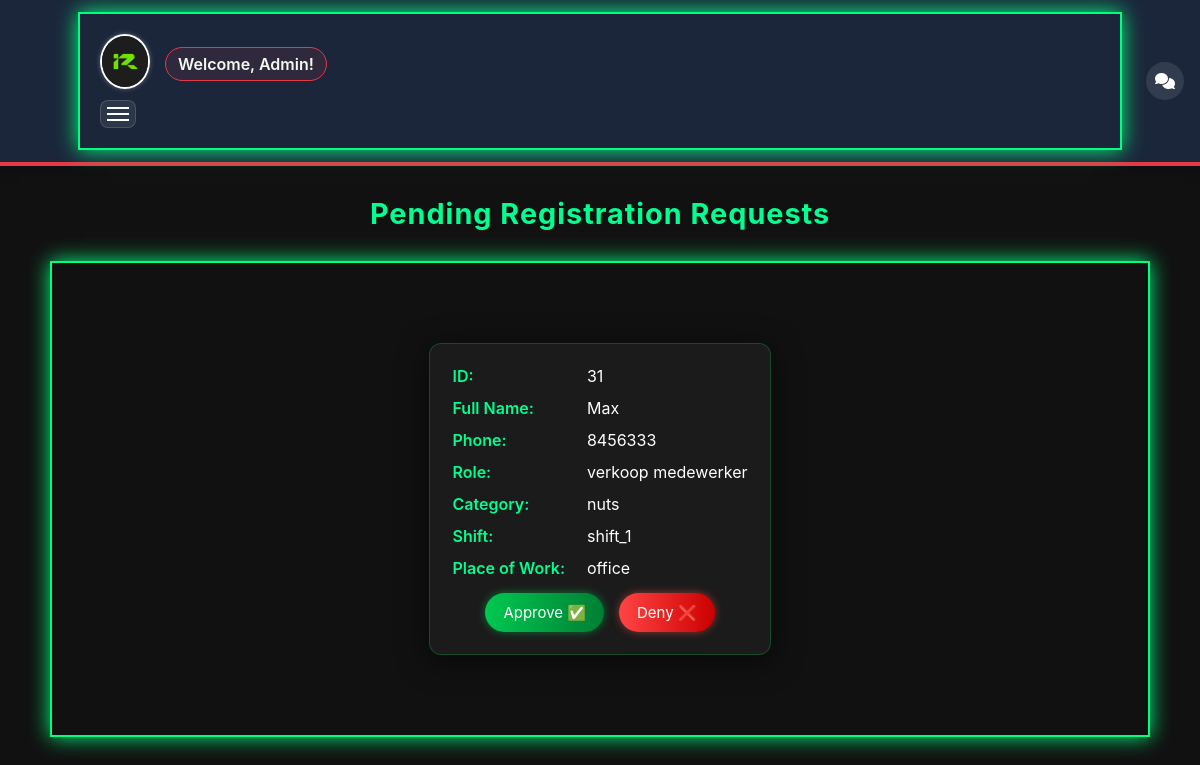
Page /admin/request.php (signed in) on the committed database.
### tables this page shows
CREATE TABLE `employees` (
  `id` int(11) NOT NULL,
  `fullname` varchar(100) NOT NULL,
  `phone` varchar(20) DEFAULT NULL,
  `password` varchar(255) NOT NULL,
  `role` varchar(50) DEFAULT NULL,
  `hourly_pay` decimal(10,2) DEFAULT 0.00,
  `monthly_pay` decimal(10,2) DEFAULT 0.00,
  `expected_clockin` time DEFAULT NULL,
  `expected_clockout` time DEFAULT NULL,
  `profile_pic` varchar(255) DEFAULT 'default.png',
  `created_at` timestamp NOT NULL DEFAULT current_timestamp(),
  `category` varchar(50) DEFAULT NULL,
  `place_of_work` enum('office','remote') DEFAULT 'office',
  `shift` enum('shift_1','shift_2') DEFAULT 'shift_1',
  `position` varchar(100) DEFAULT NULL,
  `overtime_applicable` tinyint(1) DEFAULT 0,
  `status` enum('pending','active','disabled') NOT NULL DEFAULT 'pending',
  `late_fee_applicable` tinyint(1) DEFAULT 1,
  `paid_day` tinyint(3) UNSIGNED DEFAULT NULL
);

### admin/request.php (the view, shortened to what this page needs)
<?php
require_once __DIR__ . '/../includes/config.php';
$stmt = $pdo->query("SELECT * FROM employees WHERE status='pending' ORDER BY created_at DESC");
$requests = $stmt->fetchAll(PDO::FETCH_ASSOC);
?>
<!doctype html>
<html lang="en">
<head>
</head>
<body>
  <?php include '../includes/header.php'; ?>
  <h1>Pending Registration Requests</h1>
  <?php if (!$requests): ?>
    <p style="text-align:center; font-size:1.2em; margin-top:40px;">No pending requests 🎉</p>
  <?php else: ?>
    <div class="container">
      <?php foreach ($requests as $r): ?>
        <div class="card">
          <div class="field"><strong>ID:</strong> <?= htmlspecialchars($r['id']) ?></div>
          <div class="field"><strong>Full Name:</strong> <?= htmlspecialchars($r['fullname']) ?></div>
          <div class="field"><strong>Phone:</strong> <?= htmlspecialchars($r['phone']) ?></div>
          <div class="field"><strong>Role:</strong> <?= htmlspecialchars($r['role']) ?></div>
          <div class="field"><strong>Category:</strong> <?= htmlspecialchars($r['category']) ?></div>
          <div class="field"><strong>Shift:</strong> <?= htmlspecialchars($r['shift']) ?></div>
          <div class="field"><strong>Place of Work:</strong> <?= htmlspecialchars($r['place_of_work']) ?></div>
          <div class="actions">
            <form action="request_approve.php" method="post">
              <button type="submit" class="approve">Approve ✅</button>
            </form>
            <form action="request_deny.php" method="post">
              <button type="submit" class="deny">Deny ❌</button>
            </form>
          </div>
        </div>
      <?php endforeach; ?>
    </div>
  <?php endif; ?>
</body>
</html>

### assets/css/style.css (style rules this page uses)
:root { --bg: #111111; --card: #1b1b1b; --green: #32CD32; --muted: #a9a9a9; --white: #ffffff; }
* { box-sizing:border-box;font-family:Inter,system-ui,Segoe UI,Roboto,"Helvetica Neue",Arial; }
body { margin:0; background:var(--bg); color:var(--white); -webkit-font-smoothing:antialiased; -moz-osx-font-smoothing:grayscale; }
.container { max-width:1100px; margin:22px auto; padding:20px; }
.card { max-width:420px; margin:60px auto; background:var(--card); padding:22px; border-radius:12px; box-shadow: 0 6px 30px rgba(0,0,0,0.6); text-align:left; }

### admin/request.php (style rules this page uses)
* { box-sizing: border-box; }
body { font-family: "Segoe UI", Tahoma, Geneva, Verdana, sans-serif; background: linear-gradient(135deg, #0a0a0a, #222); color: #f2f2f2; margin: 0; padding: 0; }
h1 { text-align: center; margin: 30px 10px; color: #00ff90; font-size: 1.8rem; letter-spacing: 1px; animation: fadeInDown 0.7s ease; }
.container { width: 95%; max-width: 1100px; margin: 0 auto 60px auto; display: grid; grid-template-columns: repeat(auto-fit, minmax(320px, 1fr)); gap: 20px; padding: 20px; border: 2px solid #00ff7f; box-shadow: 0 0 20px #00ff7f; }
.card { background: rgba(0, 0, 0, 0.55); border-radius: 15px; padding: 25px; box-shadow: 0 0 15px rgba(0, 255, 100, 0.25); border: 1px solid rgba(0,255,100,0.2); transition: transform 0.3s ease, box-shadow 0.3s ease; position: relative; animation: fadeInUp 0.7s ease; }
.field { margin-bottom: 12px; }
.field strong { display: inline-block; width: 130px; color: #00ff90; font-weight: 600; }
.actions { display: flex; justify-content: center; gap: 15px; margin-top: 15px; }
button { border: none; padding: 10px 18px; font-size: 15px; border-radius: 25px; cursor: pointer; color: white; transition: all 0.3s ease; }
button.approve { background: linear-gradient(90deg, #00c851, #007e33); box-shadow: 0 0 8px rgba(0,200,80,0.5); }
button.deny { background: linear-gradient(90deg, #ff4444, #cc0000); box-shadow: 0 0 8px rgba(255,80,80,0.5); }

### includes/header.php (style rules this page uses)
html, body { overflow-x: hidden; }

### rows in the picture
employees: id "31", fullname "Max", phone "8456333", role "verkoop medewerker", category "nuts", shift "shift_1", place_of_work "office"

### other values in the picture
$_SESSION['user']['fullname'] "Admin"
